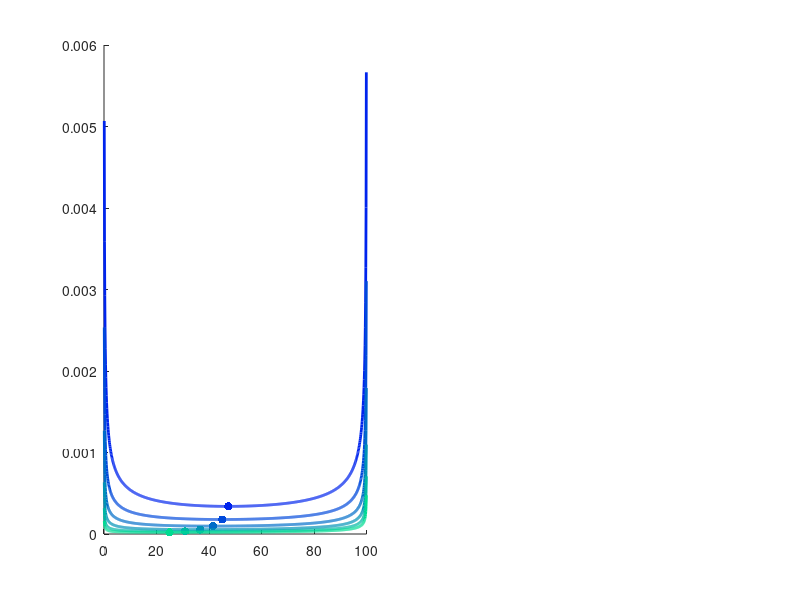

The MATLAB source for this figure: (Note: this script raises an error after producing the figure.)
%% How long should I measure a baseline?

% constants
kB = 1.38064852*10^-23;  % Boltzman's constant
T = 290; % Kelvin
R = 1E11;  % resistor size
amplifierNoiseVariance = 4*kB*T*R;  %Johnson-Nyquist noise

cpsPerVolt =  6.241509074460763e+18 / R;  % elementary charge, Ohm's Law

ttotal = 100; % seconds
tints = 1000; % total time integrations
tvec = linspace(0, ttotal, tints+2)';
tvec = tvec(2:end-1); % trim first and last time (zero baseline/on-peak time)

intv = [0.025 0.050 0.100 0.200 0.400 0.800]* (R/10^11); % intensities, Volts
% coded inputs to intv are 10^11 - equivalent intensities
nints = length(intv);

% do calculations for all possible beam intensities 
unctot = zeros(tints, nints);
for ii = 1:nints
    
    varBL = amplifierNoiseVariance./tvec; % variance from baseline meas.
    varOP = (intv(ii)/cpsPerVolt + amplifierNoiseVariance)./(ttotal-tvec); % variance from on peak meas.
    unctot(:,ii) = sqrt(varBL + varOP)/intv(ii); % total relative uncertainty (1-sigma)
    
end

[mins, mindx] = min(unctot, [], 1); % find optimum (minimum uncertainty) BL vs. OP timing

%% Figure and color map
f1 = figure('Position', [10 10 1000*0.9 450*0.95], 'Units', 'pixels');

map = brighten(colormap(winter(nints+2)), 0); % choose and adjust color map
map = map(2:end-1,:); % reject more saturated colors at start and end of map


%% Plot 1 - logarithmic y-axis

ax1 = subplot(1,2,1);
hold on
p1 = zeros(nints,1); p2 = p1;
for ii = 1:nints
    p1(ii) = plot(tvec, unctot(:,ii), 'Color', map(ii,:), 'LineWidth', 2);
    p2(ii) = plot(tvec(mindx(ii)), mins(ii), '.', 'MarkerSize', 18, 'Color', map(ii,:));
end

ax1.YScale = 'log';
ax1.FontSize = 14;
ax1.XLabel.String = ['seconds of baseline'];% per ' num2str(ttotal, '%0.0f') ' seconds of total time'];
ax1.YLabel.String = 'fractional uncertainty';
%ax1.Title.String = {'Fractional Uncertainty in Baseline-Corrected Intensity for',
%    [num2str(ttotal, '%0.0f') ' Seconds of Total Analytical Time']};
ax1.LineWidth = 1;
ax1.Box = 'on';
pos = ax1.Position;
ax1.Position = pos + [0 -0.00 0 -0.04];
%ax.YLim = [10^2 10^6];

lgd1 = legend(p1, cellstr(num2str(intv', '%0.3f V')));
lgd1.FontSize = 16;
lgd1.Location = 'north';
lgd1.Box = 'on';
%lgd.Interpreter = 'latex';
%lgdpos = lgd.Position;
%lgd.Position = lgdpos .* [0.7 0.9 2 1.7];

%% Plot 2 - same info, linear y-axis

ax2 = subplot(1,2,2);
hold on
p3 = zeros(nints,1); p4 = p3;
for ii = 1:nints
    p3(ii) = plot(tvec, unctot(:,ii), 'Color', map(ii,:), 'LineWidth', 2);
    p4(ii) = plot(tvec(mindx(ii)), mins(ii), '.', 'MarkerSize', 18, 'Color', map(ii,:));
end

%ax = gca;
%ax2.YScale = 'log';
ax2.FontSize = 14;
ax2.XLabel.String = ['seconds of baseline'];% per ' num2str(ttotal, '%0.0f') ' seconds of total time'];
ax2.YLabel.String = 'fractional uncertainty';
%ax2.Title.String = {'Fractional Uncertainty in Baseline-Corrected Intensity for',
%    [num2str(ttotal, '%0.0f') ' Seconds of Total Analytical Time']};
ax2.LineWidth = 1;
ax2.Box = 'on';
ax2.YLim = [0 0.0008];
pos = ax2.Position;
ax2.Position = pos + [0 -0.00 0 -0.04];

lgd2 = legend(p3, cellstr(num2str(intv', '%0.3f V')));
lgd2.FontSize = 16;
lgd2.Location = 'north';
lgd2.Box = 'on';
%lgd.Interpreter = 'latex';
%lgdpos = lgd.Position;
%lgd.Position = lgdpos .* [0.7 0.9 2 1.7];

annotation('textbox', [0 0.9 1 0.1], ...
    'String', ['Fractional Uncertainty in Baseline-Corrected Intensity for ', ...
      num2str(ttotal, '%0.0f')  ' Seconds of Total Analytical Time, ', ...
      'R = 10^{',num2str(log10(R), '%0.0f') ,'} \Omega'], ...
    'EdgeColor', 'none', 'FontSize', 18, ...
    'HorizontalAlignment', 'center')